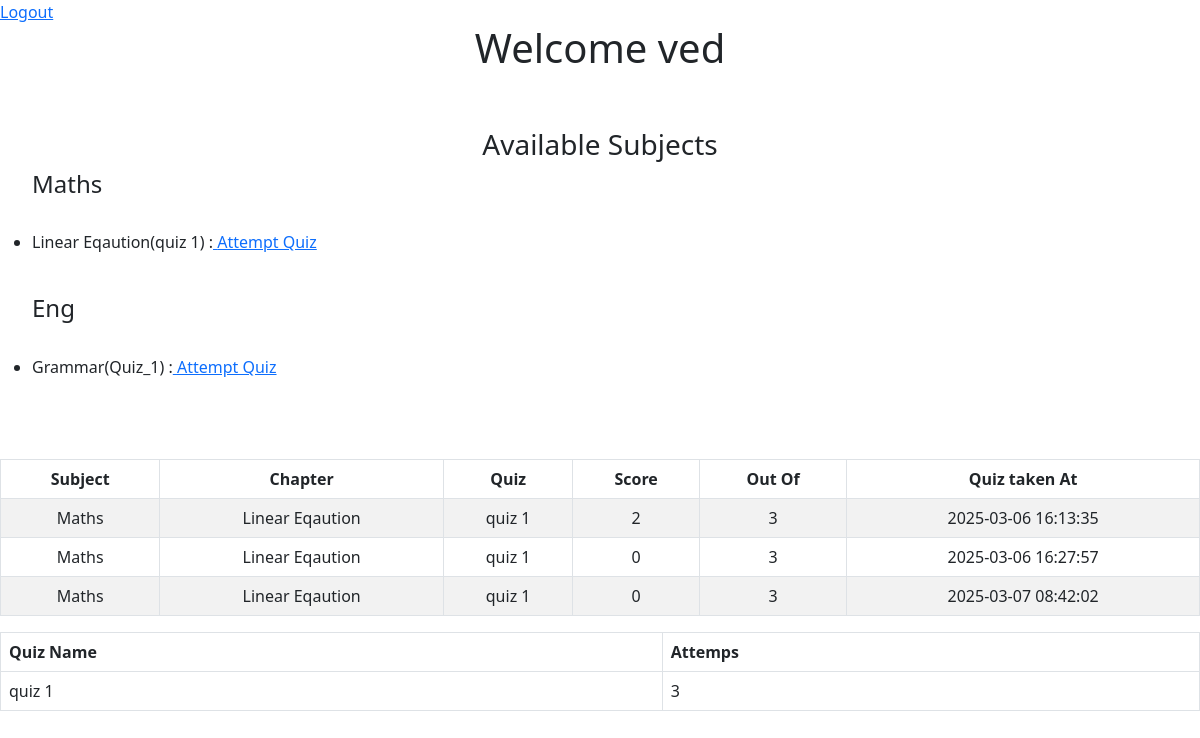
/user_dashboard (signed in), run on an earlier commit of the app's database.
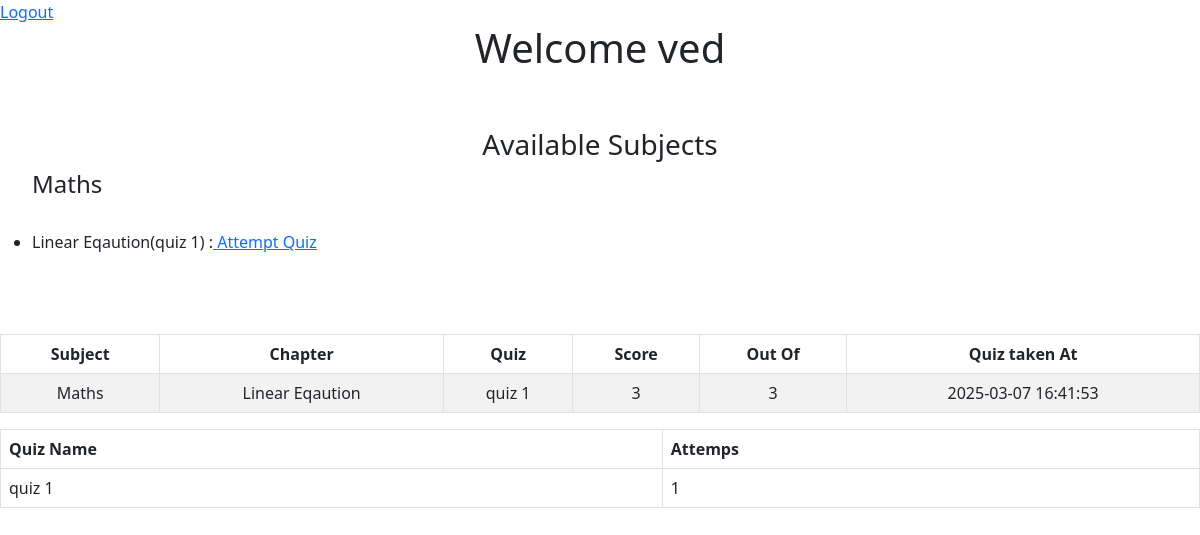
And on a later commit of the database.
### models.py (models this page shows)
class Subject(db.Model):
    id=db.Column(db.Integer,primary_key=True,nullable=False,autoincrement=True)
    name=db.Column(db.String(100),nullable=False)
    description=db.Column(db.String(250),nullable=True)
    chapter=db.relationship("Chapter",backref='subject',cascade='all,delete')

class Chapter(db.Model):
    id=db.Column(db.Integer,primary_key=True,nullable=False,autoincrement=True)
    subject_id=db.Column(db.Integer,db.ForeignKey('subject.id',ondelete="CASCADE"),nullable=False)
    name=db.Column(db.String(100),nullable=False)
    description=db.Column(db.String(250),nullable=True)
    quiz=db.relationship('Quiz',backref='chapter',cascade='all,delete')

class Quiz(db.Model):
    id=db.Column(db.Integer,primary_key=True,nullable=False,autoincrement=True)
    name=db.Column(db.String(100),nullable=False)
    chapter_id=db.Column(db.Integer,db.ForeignKey('chapter.id',ondelete="CASCADE"),nullable=False)
    remarks=db.Column(db.String(300),nullable=True)
    question=db.relationship('Question',backref='quiz',cascade='all,delete')
    score=db.relationship('Score',backref='quiz',cascade='all,delete')

class Score(db.Model):
    id=db.Column(db.Integer,primary_key=True,autoincrement=True)
    user_id=db.Column(db.Integer,db.ForeignKey('user.id',ondelete="CASCADE"),nullable=False)
    quiz_id=db.Column(db.Integer,db.ForeignKey('quiz.id',ondelete="CASCADE"),nullable=False)
    time_stamp_of_attempt=db.Column(db.DateTime,default= datetime.now().replace(microsecond=0))
    total_scored=db.Column(db.Integer,nullable=False)
    total_question=db.Column(db.Integer,nullable=False)
    user=db.relationship('User',backref='score')

### app.py (the view)
@app.route('/user_dashboard',methods=['GET','POST'])
def user_dashboard():
    user=User.query.get(session['user_id'])
    subject=Subject.query.all()
    score=Score.query.filter_by(user_id=session['user_id']).all()
    previous_quiz_attempts={}
    user_id=session.get('user_id')
    previous_attempt=Score.query.filter_by(user_id=user_id).all()
    chapter=Chapter.query.all()
    for i in previous_attempt:
          quiz_name=i.quiz.name
          if quiz_name in  previous_quiz_attempts :
            previous_quiz_attempts[quiz_name]+=1
          else:
            previous_quiz_attempts[quiz_name]=1
    return render_template('user_dashboard.html',user_id=user_id,subject=subject,score=score,previous_quiz_attempts=previous_quiz_attempts,user=user)

### templates/user_dashboard.html (shortened to what this page needs)
<html>
    <body>
        <head>
            <link href="https://cdn.jsdelivr.net/npm/bootstrap@5.3.0/dist/css/bootstrap.min.css" rel="stylesheet">
        </head>
        <a href="{{url_for('logout')}} ">Logout</a>
        <h1>Welcome {{user.fullname}} </h1>
        <br><br>
       {% if subject %}
        <h3>Available Subjects</h3>
        <ul>
        {% for sub in subject%}
        <h4 >{{sub.name}}</h4>
        <br>
        {% for chap in sub.chapter%}
        {%for quizzes in chap.quiz%}
        <li>
        {% if quizzes.question %}
           <p> {{chap.name}}({{quizzes.name}}) :<a href ="{{url_for('attempt_quiz',quiz_id=quizzes.id)}}"> Attempt Quiz</a></p>
            <br>
        </li>
            {%else%}
            <p> {{chap.name}}({{quizzes.name}}) :No questions avaliable</p>
        {% endif %}
        {% endfor %}
        {% endfor %}
        {% endfor %}
       {% endif %}
        </ul>
        {% if score %}
        <table class="table table-bordered table-striped text-center">
            <thead>
                <br>
            <tr>
                <th> Subject</th>
                <th>Chapter</th>
                <th>Quiz </th>
                <th> Score</th>
                <th> Out Of </th>
                <th>Quiz taken At</th>
            </tr>
            </thead>
            <tbody>
            <tr>
                {% for i in score %}
                <td>{{(i.quiz.chapter.subject.name)}}</td>
                <td>{{(i.quiz.chapter.name)}}</td>
                <td>{{i.quiz.name}} </td>
                <td>{{i.total_scored}}</td>
                <td>{{i.total_question}}</td>
                <td>{{i.time_stamp_of_attempt}}</td>
            </tr>
            {% endfor %}
        </tbody>
    </table>
        {% endif %}
{% if previous_quiz_attempts %}
    <table class="table table-bordered">
        <tr>
            <th>Quiz Name</th>
            <th> Attemps</th>
        </tr>
    {% if previous_quiz_attempts %}
    {% for  quiz_name,count in previous_quiz_attempts.items()%}
    <tr>
        <td>{{quiz_name}}</td>
        <td> {{count}}</td>
    </tr>
{%endfor%}
{%endif%}
        </table>
        {% endif%}
    </body>
</html>

What changed in the data, as far as the page shows it:
removed Subject: name "Eng"
removed Chapter: name "Grammar"
removed Quiz: name "Quiz_1"
removed Score: {{ (i.quiz.chapter.subject.name) }} "Maths", {{ (i.quiz.chapter.name) }} "Linear Eqaution", quiz.name "quiz 1", total_scored "0", total_question "3", time_stamp_of_attempt "2025-03-06 16:27:57"
removed Score: {{ (i.quiz.chapter.subject.name) }} "Maths", {{ (i.quiz.chapter.name) }} "Linear Eqaution", quiz.name "quiz 1", total_scored "0", total_question "3", time_stamp_of_attempt "2025-03-07 08:42:02"
computed for Quiz "quiz 1": count "3" → "1"
changed Score "quiz 1": total_scored "2" → "3"; time_stamp_of_attempt "2025-03-06 16:13:35" → "2025-03-07 16:41:53"
